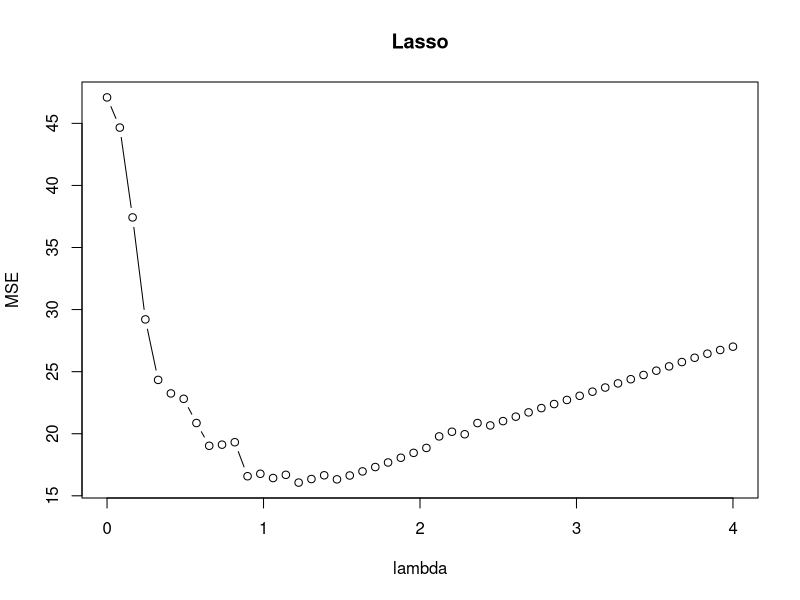
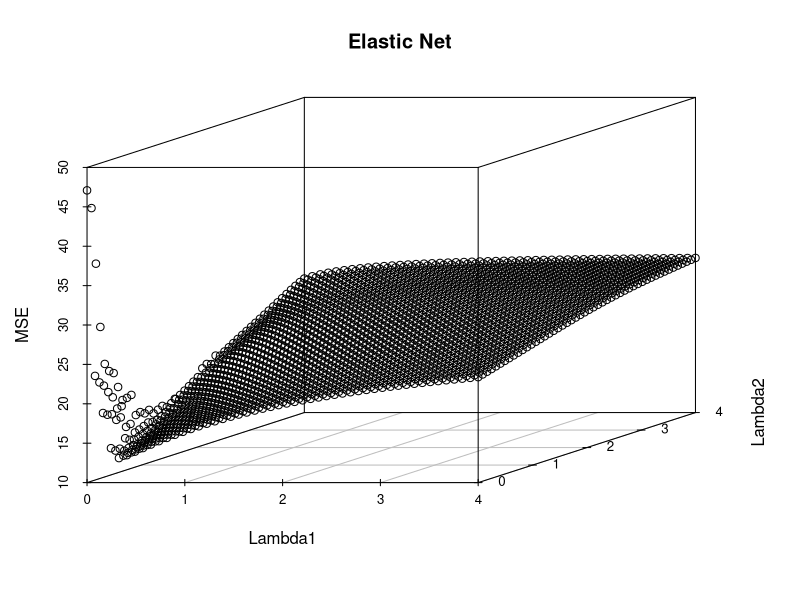

Write the R code that produced these figures, in order.
###//////////////////////////////////////////////////////////////////////////###
# Generate 50 Simulated Datasets
###//////////////////////////////////////////////////////////////////////////###

#Import library first
library(mvtnorm)

# Define covariance matrix based on the assignment
numpar = 8
covar = matrix(0,ncol = numpar,nrow = numpar)
# Let sigma[i] = i for i =1,2,...,8  and include correlation
for(j in 1:numpar){
  for(i in 1:numpar){
    if(i==j){
      covar[i,j] = 1
    }
    else{
      covar[i,j] = 0.5^abs(i-j)*1
    }
  }
}

# Preallocating space for 50 simulated data sets
ndataset = 50
numtrain = 20
numvalid = 20
numtest = 200
numobs = numtrain+numvalid+numtest
# Response Variable
Ylist = list(ndataset)
Ylist_train = list(ndataset)
Ylist_validate = list(ndataset)
Ylist_post_train = list(ndataset)
Ylist_test  = list(ndataset)
# 8 predictors
Xlist = list(ndataset)
Xlist_train = list(ndataset)
Xlist_validate = list(ndataset)
Xlist_post_train = list(ndataset)
Xlist_test  = list(ndataset)

# Define sigma = 3 beta = (3, 1.5, 0, 0, 2, 0, 0, 0)T and err = N(0,1)
sigma = 3
beta_true = matrix(c(3,1.5,0,0,2,0,0,0),nrow = numpar,ncol = 1)

# Generate 50 data sets
for(i in 1:ndataset){
  # Randomize each time
  set.seed(i)
  # Define epsilon
  eps = as.matrix(rnorm(numobs, mean = 0,sd = 1))
  # Create simulated data with mean = 0 
  Xlist[[i]] = rmvnorm(n = numobs,mean = rep(0,numpar),sigma = covar)
  Ylist[[i]] = Xlist[[i]]%*%beta_true+sigma*eps
  # Seperated Data
  Data_Y = Ylist[[i]]
  Data_X = Xlist[[i]]
  # Randomly selected data
  train = sample(numobs,numtrain)
  validate = sample((1:numobs)[-train],numvalid)
  post_train = c(train,validate)
  test = (1:numobs)[-post_train]
  # Store Y
  Ylist_train[[i]] = Data_Y[train,] 
  Ylist_validate[[i]] = Data_Y[validate,] 
  Ylist_post_train[[i]] = Data_Y[post_train,] 
  Ylist_test[[i]]  = Data_Y[test,]  
  # Store X
  Xlist_train[[i]] = Data_X[train,] 
  Xlist_validate[[i]] = Data_X[validate,]
  Xlist_post_train[[i]] = Data_X[post_train,] 
  Xlist_test[[i]]  = Data_X[test,]  
}

###//////////////////////////////////////////////////////////////////////////###
# Build Function From Coordinate Descent Algorithm For Solving Lasso Problem
###//////////////////////////////////////////////////////////////////////////###

# Coordinate Descent Algorithm for Lasso
lasso_reg = function(x,y,lambda){
  
  # Initialize all parameters
  p = ncol(x)
  n = nrow(x)
  threshold = 10^(-4)
  iteration=0
  
  # Preallocating space for updating coefficient
  beta_tmp = rep(sqrt(threshold),p) 
  beta = rep(0,p)
  
  # Check if it converges or not??
  while(norm(beta_tmp-beta,type="2")>=threshold){
    beta_tmp = beta
    # Cycle through all parameters
    for(j in 1:p){
      resid = y-x[,-j]%*%beta[-j]
      z  = mean(x[,j]*resid)
      beta[j] = sign(z)*max((abs(z)-lambda),0)
    }
    # Count iteration number to be converge
    iteration=iteration+1
    if(iteration > 100) {
      beta = rep(-1,p)  # Constraint not to be diverge
    }
  }
  return_object = list("coef"= beta, "iter"=iteration)
  return(return_object)
}


# Coordinate Descent Algorithm for Elastic Net Penalty
elastic_net = function(x,y,lambda1,lambda2){
  # Initialize all parameters
  p = ncol(x)
  n = nrow(x)
  threshold = 10^(-4)
  iteration=0
  
  # Preallocating space for updating coefficient
  beta_tmp = rep(sqrt(threshold),p) 
  beta = rep(0,p)
  
  # Check if it converges or not??
  while(norm(beta_tmp-beta,type="2")>=threshold){
    beta_tmp = beta
    # Cycle through all parameters
    for(j in 1:p){
      resid = y-x[,-j]%*%beta[-j]
      z  = mean(x[,j]*resid)
      beta[j] = (1/(1+2*lambda1))*sign(z)*max((abs(z)-lambda2),0)
    }
    # Count iteration number to be converge
    iteration=iteration+1
    if(iteration > 100) {
      beta = rep(-1,p)  # Constraint not to be diverge
    }
  }
  return_object = list("coef"= beta, "iter"=iteration)
  return(return_object)
}


###//////////////////////////////////////////////////////////////////////////###
# How to select the regularization parameters for the lasso problem 
###//////////////////////////////////////////////////////////////////////////###

# Training data set with different lambda value
# Initialize grid search and preallocating space for storing parameters
grid = seq(0, 4,length = 50)
MSE_lasso  = rep(0,length(grid))
numconv = 0
# Loop for lambda grid search
for(i in 1:length(grid)){
  # Fitting model from training data set
  avg_mse = matrix(0, nrow = 1, ncol = ndataset)
  lambda = grid[i]
  # Compare MSE
  for(j in 1:ndataset){
    # Setting input parameters
    x = Xlist_train[[j]]
    y = Ylist_train[[j]]
    y = as.matrix(y)
    beta = lasso_reg(x,y,lambda)$coef
    numconv = numconv+lasso_reg(x,y,lambda)$iter
    # Use coefficients from training data to predict Y in validation data set
    predictY = Xlist_validate[[j]]%*%beta
    # Caluclate MSE for 50 simulated data set in each selected lamda value
    avg_mse[1,j] = mean((predictY-Ylist_validate[[j]])^2)
  }
  MSE_lasso[i] = mean(avg_mse)
}
# Average number of convergence
avg_conv_lasso = numconv/(length(grid)*ndataset)
# Plot MSE VS Lambda value from cross validation 
plot(grid, MSE_lasso, type="b", xlab ="lambda", ylab = "MSE",main = "Lasso")
# Validation set approach to select best lambda from lowest MSE
lambda_lasso = grid[which.min(MSE_lasso)]

# After selecting the best lambda, test MSE in testing data set
lasso_coef = matrix(0,nrow = numpar,ncol=ndataset)
avg_mse = matrix(0, nrow = 1, ncol = ndataset)
for(j in 1:ndataset){
  # Setting input parameters
  x = Xlist_post_train[[j]]
  y = Ylist_post_train[[j]]
  beta = lasso_reg(x,y,lambda_lasso)$coef
  lasso_coef[,j] = beta
  # Use coefficients from training data to predict Y in validation data set
  X_test = Xlist_test[[j]]
  Y_test = Ylist_test[[j]]
  predictY = X_test%*%beta
  # Caluclate MSE for 50 simulated data set in each selected lamda value
  avg_mse[1,j] = mean((predictY-Y_test)^2)
}
# Calculate average mean square error from 50 simulated data set
Lasso_Coef = lasso_coef
# Average number of variable selection and bias from the true beta
numvar = 0
biasdiff = 0
for(i in 1:50){
  biasdiff = biasdiff+sum(sqrt((Lasso_Coef[,i]-beta_true)^2))
  numvar = numvar+length(which(Lasso_Coef[,i]!=0))
}
avg_numvar_lasso = numvar/50
avg_biasdiff_lasso = biasdiff/50
# Prediction accuracy
Test_MSE_Lasso = cbind(lambda_lasso,mean(avg_mse))


###//////////////////////////////////////////////////////////////////////////###
# How to select the regularization parameters for the elastic net problem 
###//////////////////////////////////////////////////////////////////////////###

# Training data set with different lambda value
# Preallocating space for storing lambda1 and lambda2
MSE_Data = matrix(0,ncol = 3,nrow = length(grid)^2)
index = 1
numconv = 0
# Double Loop for lambda grid search
for(i in 1:length(grid)){
  for(j in 1:length(grid)){
    # Fitting model from training data set
    avg_mse = matrix(0,ncol = ndataset, nrow = 1)
    lambda1 = grid[i]
    lambda2 = grid[j]
    # Compare MSE
    for(k in 1:ndataset){
      # Setting input parameters
      x = Xlist_train[[k]]
      y = Ylist_train[[k]]
      y = as.matrix(y)
      beta_elas = elastic_net(x,y,lambda1,lambda2)$coef
      numconv = numconv+lasso_reg(x,y,lambda)$iter
      # Use coefficients from training data to predict Y in validation data set
      predictY = Xlist_validate[[k]]%*%beta_elas
      # Caluclate MSE for 50 simulated data set in each selected lamda1 and lambda2 value
      avg_mse[1,k] = mean((predictY-Ylist_validate[[k]])^2)
    }
    #Store each value of lambda1 and lambda2 value
    MSE_Data[index,]  = cbind(lambda1,lambda2, mean(avg_mse))
    index = index+1
  }
}
# Average number of convergence
avg_conv_elastic = numconv/(length(grid)^2*ndataset)
# 3D Plot of MSE
library(scatterplot3d)
scatterplot3d(x = MSE_Data[,1], y = MSE_Data[,2], z = MSE_Data[,3],  main="Elastic Net", xlab="Lambda1", ylab="Lambda2", zlab="MSE")
# Validation set approach to select best lambda from lowest MSE
# Find the lambda1 and lambda2 which have the lower MSE than the Lasso
lambda_elasnet = MSE_Data[which(MSE_Data[,3]< MSE_lasso[which.min(MSE_lasso)]),]


# After selecting the best lambda, test MSE in testing data set
elasnet_coef = matrix(0,ncol = ndataset,nrow = numpar)
MSE_elasnet  = matrix(0,ncol = 3, nrow = nrow(lambda_elasnet))
Elasnet_Coef = list(nrow(lambda_elasnet))

for(i in 1: nrow(lambda_elasnet)){
  for(j in 1:ndataset){
    # Setting input parameters
    x = Xlist_post_train[[j]]
    y = Ylist_post_train[[j]]
    beta = elastic_net(x,y,lambda_elasnet[i,1],lambda_elasnet[i,2])$coef
    elasnet_coef[,j] = beta
    # Use coefficients from training data to predict Y in validation data set
    X_test = Xlist_test[[j]]
    Y_test = Ylist_test[[j]]
    predictY = X_test%*%beta
    # Caluclate MSE for 50 simulated data set in each selected lamda value
    avg_mse[1,j] = mean((predictY-Y_test)^2)
  }
  # Calculate average mean square error from 50 simulated data set
  Elasnet_Coef[[i]] = elasnet_coef
  MSE_elasnet[i,] = cbind(lambda_elasnet[i,1],lambda_elasnet[i,2],mean(avg_mse))
}
# Rank MSE value
Rank = sort(MSE_elasnet[,3],decreasing = FALSE)

# First Rank
Test_MSE_Elasnet_1 = MSE_elasnet[which(MSE_elasnet[,3]== Rank[1]),]
Elas_Coef_1 = Elasnet_Coef[[which(MSE_elasnet[,3]== Rank[1])]]
# Average number of variable selection and bias from the true beta
numvar = 0
biasdiff = 0
for(i in 1:50){
  biasdiff = biasdiff+sum(sqrt((Elas_Coef_1[,i]-beta_true)^2))
  numvar = numvar+length(which(Elas_Coef_1[,i]!=0))
}
avg_numvar_elas_1 = numvar/50
avg_biasdiff_elas_1 = biasdiff/50

# Second Rank
Test_MSE_Elasnet_2 = MSE_elasnet[which(MSE_elasnet[,3]== Rank[2]),]
Elas_Coef_2 = Elasnet_Coef[[which(MSE_elasnet[,3]== Rank[2])]]
# Average number of variable selection and bias from the true beta
numvar = 0
biasdiff = 0
for(i in 1:50){
  biasdiff = biasdiff+sum(sqrt((Elas_Coef_2[,i]-beta_true)^2))
  numvar = numvar+length(which(Elas_Coef_2[,i]!=0))
}
avg_numvar_elas_2 = numvar/50
avg_biasdiff_elas_2 = biasdiff/50

# Third Rank
Test_MSE_Elasnet_3 = MSE_elasnet[which(MSE_elasnet[,3]== Rank[3]),]
Elas_Coef_3 = Elasnet_Coef[[which(MSE_elasnet[,3]== Rank[3])]]
# Average number of variable selection and bias from the true beta
numvar = 0
biasdiff = 0
for(i in 1:50){
  biasdiff = biasdiff+sum(sqrt((Elas_Coef_3[,i]-beta_true)^2))
  numvar = numvar+length(which(Elas_Coef_3[,i]!=0))
}
avg_numvar_elas_3 = numvar/50
avg_biasdiff_elas_3 = biasdiff/50

# Fourth Rank
Test_MSE_Elasnet_4 = MSE_elasnet[which(MSE_elasnet[,3]== Rank[4]),]
Elas_Coef_4 = Elasnet_Coef[[which(MSE_elasnet[,3]== Rank[4])]]
# Average number of variable selection and bias from the true beta
numvar = 0
biasdiff = 0
for(i in 1:50){
  biasdiff = biasdiff+sum(sqrt((Elas_Coef_4[,i]-beta_true)^2))
  numvar = numvar+length(which(Elas_Coef_4[,i]!=0))
}
avg_numvar_elas_4 = numvar/50
avg_biasdiff_elas_4 = biasdiff/50

# Fifth Rank
Test_MSE_Elasnet_5 = MSE_elasnet[which(MSE_elasnet[,3]== Rank[5]),]
Elas_Coef_5 = Elasnet_Coef[[which(MSE_elasnet[,3]== Rank[5])]]
# Average number of variable selection and bias from the true beta
numvar = 0
biasdiff = 0
for(i in 1:50){
  biasdiff = biasdiff+sum(sqrt((Elas_Coef_5[,i]-beta_true)^2))
  numvar = numvar+length(which(Elas_Coef_5[,i]!=0))
}
avg_numvar_elas_5 = numvar/50
avg_biasdiff_elas_5 = biasdiff/50
